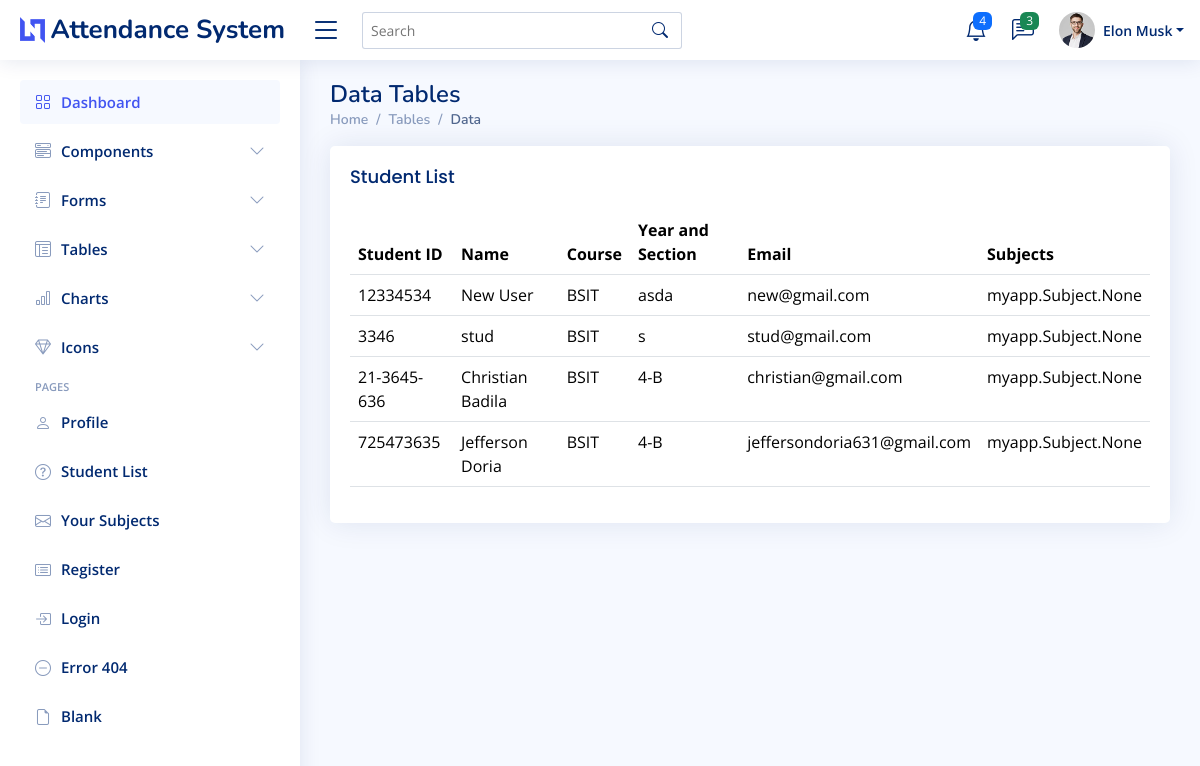
/student-list/ (signed in), run on the app's committed database.
### myapp/models.py (models this page shows, shortened)
class Student(models.Model):
    username = models.CharField(max_length=255, unique=True, default="default_username")
    student_id = models.CharField(max_length=50, unique=True)
    full_name = models.CharField(max_length=255)
    course = models.CharField(max_length=100)
    year_section = models.CharField(max_length=50, blank=True, null=True)
    email = models.EmailField(unique=True, blank=True, null=True)
    password = models.CharField(max_length=255)
    subjects = models.ManyToManyField(Subject, related_name="students")
    created_at = models.DateTimeField(auto_now_add=True)

### myapp/views.py (the view)
# urls.py: path("student-list/", views.student_list, name="student-list"),
def student_list(request):
    students = Student.objects.all()
    return render(request, 'myapp/student_list.html',{'students':students})

### myapp/templates/myapp/student_list.html
{% extends 'myapp/base.html' %}
{% load static %}
{% block content %}
<main id="main" class="main">
    <div class="pagetitle">
      <h1>Data Tables</h1>
      <nav>
        <ol class="breadcrumb">
          <li class="breadcrumb-item"><a href="index.html">Home</a></li>
          <li class="breadcrumb-item">Tables</li>
          <li class="breadcrumb-item active">Data</li>
        </ol>
      </nav>
    </div>
    <section class="section">
      <div class="row">
        <div class="col-lg-12">
          <div class="card">
            <div class="card-body">
              <h5 class="card-title">Student List</h5>
               <div class="table-responsive">
              <table class="table datatable">
                <thead>
                  <tr>
                    <th>
                    Student ID
                    </th>
                    <th>Name</th>
                    <th>Course</th>
                    <th>Year and Section</th>
                    <th>Email</th>
                    <th>Subjects</th>
                  </tr>
                </thead>
                <tbody>
                  {% for student in students %}
                  <tr>
                    <td>{{ student.student_id}}</td>
                    <td>{{student.full_name}}</td>
                    <td>{{student.course}}</td>
                    <td>{{student.year_section}}</td>
                    <td>{{student.email}}</td>
                    <td>{{student.subjects}}</td>
                  </tr>
                  {% endfor %}
                </tbody>
              </table>
            </div>
            </div>
          </div>
        </div>
      </div>
    </section>
  </main>
{% endblock %}

### static/assets/css/style.css (style rules this page uses)
:root { scroll-behavior: smooth; }
body { font-family: "Open Sans", sans-serif; background: #f6f9ff; color: #444444; }
h1, h2, h3, h4, h5, h6 { font-family: "Nunito", sans-serif; }
#main { margin-top: 60px; padding: 20px 30px; transition: all 0.3s; }
.pagetitle { margin-bottom: 10px; }
.pagetitle h1 { font-size: 24px; margin-bottom: 0; font-weight: 600; color: #012970; }
.card { margin-bottom: 30px; border: none; border-radius: 5px; box-shadow: 0px 0 30px rgba(1, 41, 112, 0.1); }
.card-title { padding: 20px 0 15px 0; font-size: 18px; font-weight: 500; color: #012970; font-family: "Poppins", sans-serif; }
.card-body { padding: 0 20px 20px 20px; }
.breadcrumb { font-size: 14px; font-family: "Nunito", sans-serif; color: #899bbd; font-weight: 600; }
.breadcrumb a { color: #899bbd; transition: 0.3s; }
.breadcrumb .breadcrumb-item::before { color: #899bbd; }
.breadcrumb .active { color: #51678f; font-weight: 600; }
@media (min-width: 1200px) { #main, #footer { margin-left: 300px; } }

### data on the page
Student: student_id "12334534", full_name "New User", course "BSIT", year_section "asda", email "new@gmail.com", subjects "myapp.Subject.None"
Student: student_id "3346", full_name "stud", course "BSIT", year_section "s", email "stud@gmail.com", subjects "myapp.Subject.None"
Student: student_id "21-3645-636", full_name "Christian Badila", course "BSIT", year_section "4-B", email "christian@gmail.com", subjects "myapp.Subject.None"
Student: student_id "725473635", full_name "Jefferson Doria", course "BSIT", year_section "4-B", email "jeffersondoria631@gmail.com", subjects "myapp.Subject.None"

### other printed values
{{ request.session.teacher_name }} "Elon Musk"
